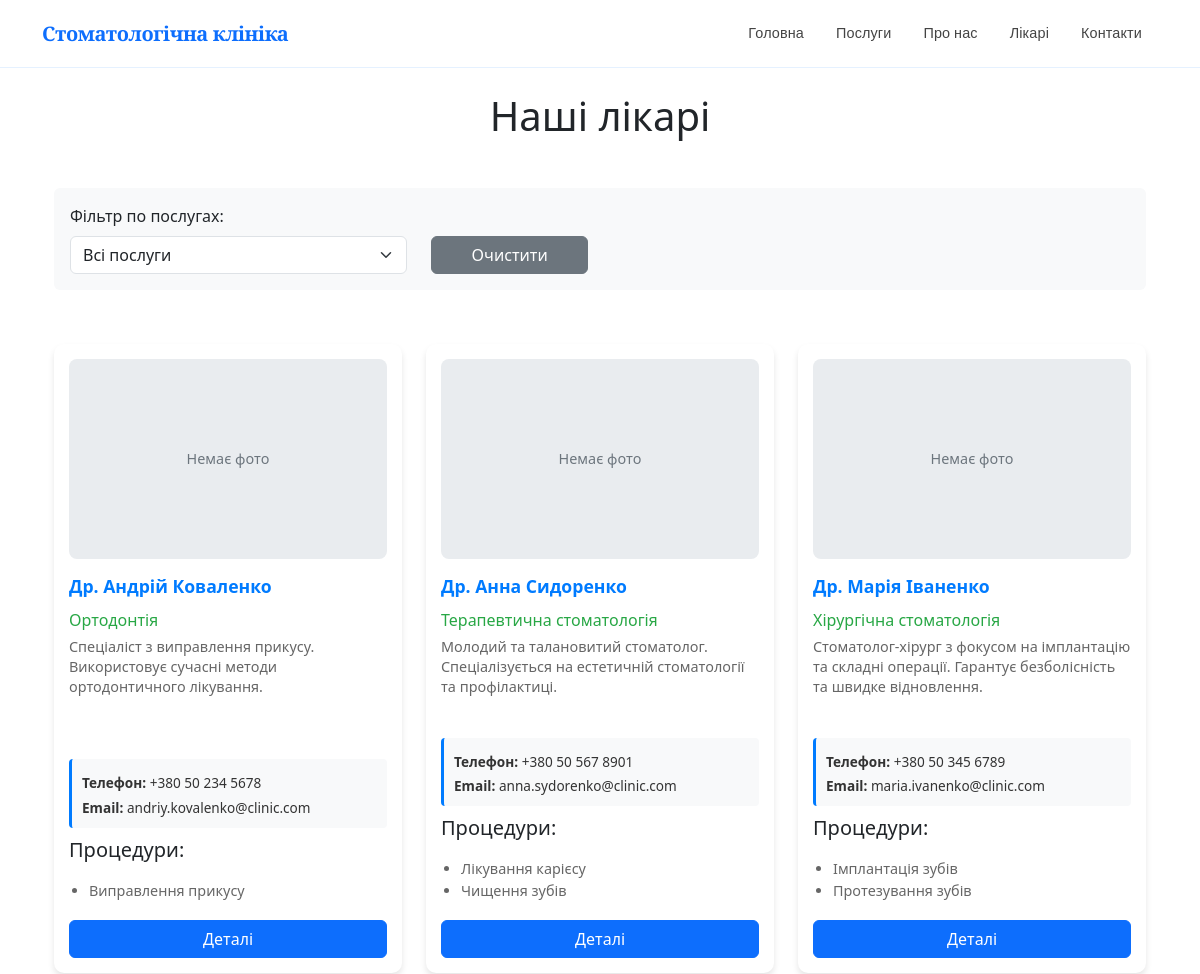
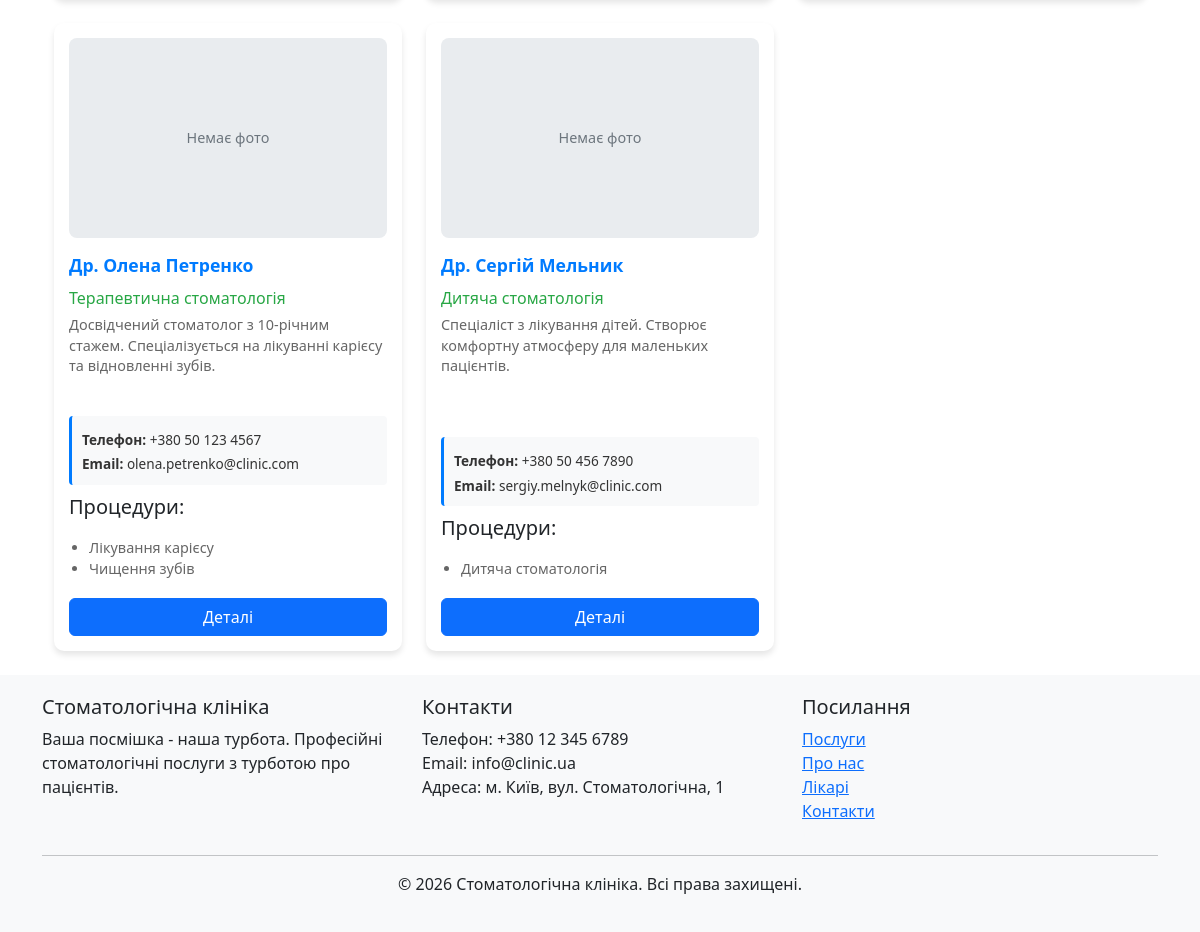
The app's page /doctors/ with its own data (2 pictures, top to bottom).
### shop/models.py (models this page shows, shortened)
class Doctor(models.Model):
    id = models.AutoField(primary_key=True, verbose_name="ID")
    name = models.CharField(max_length=255, verbose_name="Ім'я")
    specialization = models.CharField(max_length=255, verbose_name="Спеціалізація")
    description = models.TextField(blank=True, null=True, verbose_name="Опис")
    phone = models.CharField(max_length=20, blank=True, null=True, verbose_name="Телефон")
    email = models.EmailField(blank=True, null=True, verbose_name="Email")
    photo = models.ImageField(blank=True, null=True, upload_to='doctors/', verbose_name='Фото')
    procedures = models.ManyToManyField('Service', blank=True, related_name='doctors', verbose_name="Процедури")
    created_at = models.DateTimeField(auto_now_add=True, verbose_name="Дата створення")
    updated_at = models.DateTimeField(auto_now=True, verbose_name="Дата оновлення")
    class Meta:
        verbose_name = "Лікар"
        verbose_name_plural = "Лікарі"
        ordering = ['name']

class Service(models.Model):
    id = models.AutoField(primary_key=True, verbose_name="ID")
    name = models.CharField(max_length=255, verbose_name="Назва")
    description = models.TextField(verbose_name="Опис")
    price = models.DecimalField(max_digits=10, decimal_places=2, verbose_name="Ціна")
    duration = models.PositiveIntegerField(verbose_name="Тривалість (хв)", help_text="Тривалість послуги в хвилинах")
    image = models.ImageField(blank=True, null=True, upload_to='services/', verbose_name='Фото')
    created_at = models.DateTimeField(auto_now_add=True, verbose_name="Дата створення")
    updated_at = models.DateTimeField(auto_now=True, verbose_name="Дата оновлення")
    class Meta:
        verbose_name = "Послуга"
        verbose_name_plural = "Послуги"
        ordering = ['name']

### shop/views.py (the view)
# urls.py: path('doctors/', views.doctors, name='doctors'),
def doctors(request):
    service_filter = request.GET.get('service')
    doctors = Doctor.objects.all()
    if service_filter:
        try:
            service_id = int(service_filter)
            doctors = doctors.filter(procedures__id=service_id)
        except ValueError:
            pass  # ignore invalid service
    all_services = Service.objects.all()
    context = {
        'title': 'Наші лікарі',
        'doctors': doctors,
        'services': all_services,
        'current_service': service_filter
    }
    return render(request, 'shop/doctors.html', context)

### shop/templates/shop/doctors.html (shortened to what this page needs)
{% extends 'shop/base.html' %}
{% load static %}
{% block content %}
<div class="container">
  <h1 class="text-center mb-5">{{ title }}</h1>
  <div class="row mb-4">
    <div class="col-12">
      <div class="filter-box p-3 bg-light rounded">
        <form method="get" class="row align-items-end">
          <div class="col-md-4">
            <label for="serviceFilter" class="form-label">Фільтр по послугах:</label>
            <select name="service" id="serviceFilter" class="form-select" onchange="this.form.submit()">
              <option value="">Всі послуги</option>
            </select>
          </div>
          <div class="col-md-2">
            <a href="{% url 'shop:doctors' %}" class="btn btn-secondary w-100">Очистити</a>
          </div>
        </form>
      </div>
    </div>
  </div>
  <div class="row">
    {% for doctor in doctors %}
    <div class="col-md-4 mb-4">
      <div class="doctor-card">
        {% if doctor.photo %}
        <img src="{{ doctor.photo.url }}" alt="{{ doctor.name }}" class="doctor-photo img-fluid mb-3">
        {% else %}
        <div class="doctor-photo-placeholder mb-3">
          <span>Немає фото</span>
        </div>
        {% endif %}
        <h3>{{ doctor.name }}</h3>
        <p class="specialization">{{ doctor.specialization }}</p>
        {% if doctor.description %}
        <p class="description">{{ doctor.description|truncatechars:200 }}</p>
        {% endif %}
        <div class="info">
          {% if doctor.phone %}
          <p><strong>Телефон:</strong> {{ doctor.phone }}</p>
          {% endif %}
          {% if doctor.email %}
          <p><strong>Email:</strong> {{ doctor.email }}</p>
          {% endif %}
        </div>
        <h5>Процедури:</h5>
        <ul>
          {% for procedure in doctor.procedures.all %}
          <li>{{ procedure.name }}</li>
          {% empty %}
          <li>Процедури не вказані</li>
          {% endfor %}
        </ul>
        <a href="{% url 'shop:doctor_detail' doctor.id %}" class="btn btn-primary mt-2">Деталі</a>
      </div>
    </div>
    {% empty %}
    <div class="col-12">
      <p class="text-center">Лікарі ще не додані.</p>
    </div>
    {% endfor %}
  </div>
</div>
{% endblock %}

### shop/static/shop/css/style.css (style rules this page uses)
.doctor-card { background: white; border-radius: 10px; padding: 15px; box-shadow: 0 4px 6px rgba(0, 0, 0, 0.1); margin-bottom: 20px; transition: transform 0.3s ease; display: flex; flex-direction: column; height: 100%; min-height: auto; }
.doctor-card h3 { color: #007bff; margin-bottom: 10px; font-size: 1.1rem; font-weight: 600; word-wrap: break-word; word-break: break-word; overflow-wrap: break-word; line-height: 1.3; }
.doctor-card .specialization { color: #28a745; font-weight: 500; margin-bottom: 5px; }
.doctor-card .doctor-photo-placeholder { width: 100%; height: 200px; background: #e9ecef; border-radius: 8px; display: flex; align-items: center; justify-content: center; margin-bottom: 12px; color: #6c757d; font-size: 0.9rem; }
.filter-box { margin-bottom: 30px; }
.doctor-card .description { color: #666; line-height: 1.4; flex-grow: 1; margin-bottom: 10px; font-size: 0.9rem; word-wrap: break-word; }
.doctor-card .info { color: #666; font-size: 0.9rem; margin: 10px 0; word-wrap: break-word; padding: 10px; background: #f8f9fa; border-left: 3px solid #007bff; border-radius: 4px; }
.doctor-card .info p { margin: 4px 0; color: #333; font-size: 0.85rem; }
.doctor-card .info p:last-child { margin-bottom: 0; }
.doctor-card .info strong { color: #333; font-weight: 600; }
.doctor-card ul { padding-left: 20px; margin: 10px 0; }
.doctor-card li { color: #666; font-size: 0.9rem; }
body { min-height: 100vh; display: flex; flex-direction: column; }
.doctor-photo-placeholder { width: 100%; height: 400px; background: #e9ecef; border-radius: 8px; display: flex; align-items: center; justify-content: center; color: #6c757d; font-size: 1.1rem; }

### records on screen
Doctor: shows "Немає фото", name "Др. Андрій Коваленко", specialization "Ортодонтія", description "Спеціаліст з виправлення прикусу. Використовує сучасні методи ортодонтичного лікування.", phone "+380 50 234 5678", email "andriy.kovalenko@clinic.com"
Service: name "Виправлення прикусу"
Doctor: shows "Немає фото", name "Др. Анна Сидоренко", specialization "Терапевтична стоматологія", description "Молодий та талановитий стоматолог. Спеціалізується на естетичній стоматології та профілактиці.", phone "+380 50 567 8901", email "anna.sydorenko@clinic.com"
Service: name "Лікування карієсу"
Service: name "Чищення зубів"
Doctor: shows "Немає фото", name "Др. Марія Іваненко", specialization "Хірургічна стоматологія", description "Стоматолог-хірург з фокусом на імплантацію та складні операції. Гарантує безболісність та швидке відновлення.", phone "+380 50 345 6789", email "maria.ivanenko@clinic.com"
Service: name "Імплантація зубів"
Service: name "Протезування зубів"
Doctor: shows "Немає фото", name "Др. Олена Петренко", specialization "Терапевтична стоматологія", description "Досвідчений стоматолог з 10-річним стажем. Спеціалізується на лікуванні карієсу та відновленні зубів.", phone "+380 50 123 4567", email "olena.petrenko@clinic.com"
Doctor: shows "Немає фото", name "Др. Сергій Мельник", specialization "Дитяча стоматологія", description "Спеціаліст з лікування дітей. Створює комфортну атмосферу для маленьких пацієнтів.", phone "+380 50 456 7890", email "sergiy.melnyk@clinic.com"
Service: name "Дитяча стоматологія"

### other values on screen
{{ title }} "Наші лікарі"
